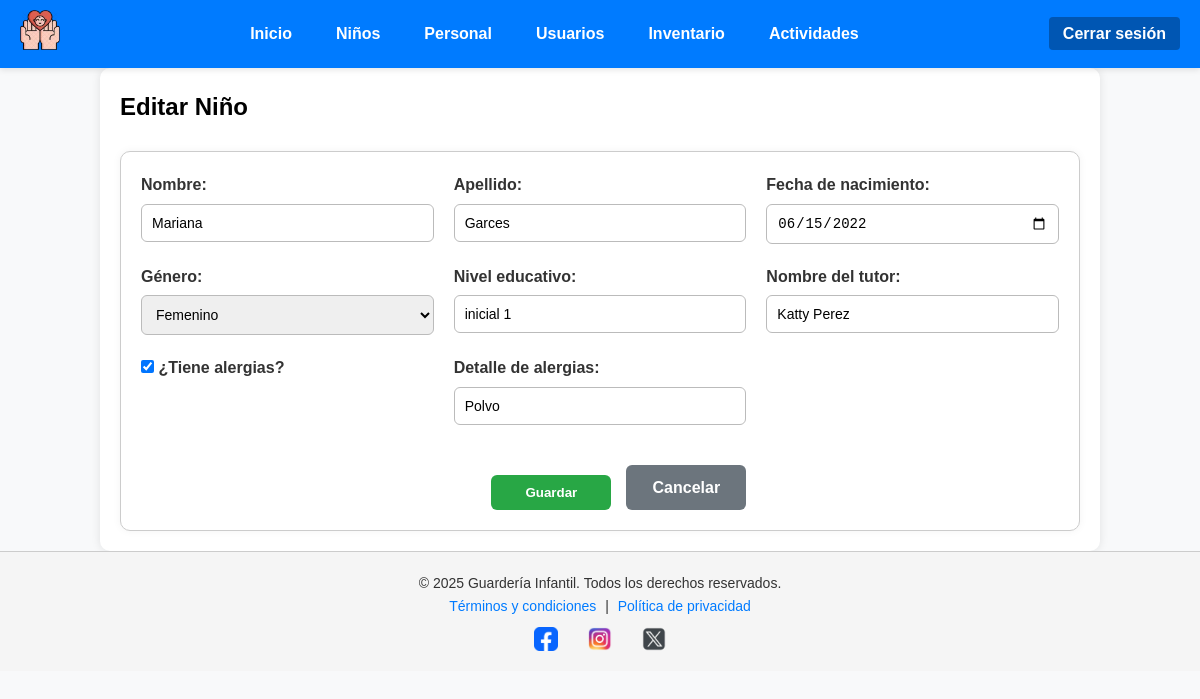
The app's page /MVC/index.php?c=Ninos&a=editar&id=2 (signed in) with its own data.
### tables this page shows
CREATE TABLE `ninos` (
  `id` int(11) NOT NULL,
  `nombre` varchar(100) NOT NULL,
  `apellido` varchar(100) NOT NULL,
  `fecha_nacimiento` date NOT NULL,
  `genero` enum('Masculino','Femenino') NOT NULL,
  `nivel` varchar(50) NOT NULL,
  `tutor` varchar(100) NOT NULL,
  `fecha_registro` timestamp NOT NULL DEFAULT current_timestamp(),
  `usuario_creacion` varchar(50) DEFAULT NULL,
  `fecha_actualizacion` timestamp NULL DEFAULT NULL,
  `usuario_actualizacion` varchar(50) DEFAULT NULL,
  `alergias` tinyint(1) DEFAULT 0,
  `detalle_alergias` varchar(255) DEFAULT NULL
);

### MVC/controller/NinosController.php (called while the page is built, shortened)
<?php
require_once "model/dao/NinoDAO.php";
class NinosController {
    public function editar() {
        $id = $_GET['id'] ?? null;
        $dato = NinoDAO::buscarPorId($id);
        require_once "view/nino/nino.edit.php";
    }
}

### MVC/index.php (called while the page is built, shortened)
<?php
$a = isset($_GET['a']) ? $_GET['a'] : 'index';
$controller = new $controllerClass();
$controller->$a();

### MVC/model/dao/NinoDAO.php (called while the page is built, shortened)
<?php
class NinoDAO {
    public static function buscarPorId($id) {
        $conexion = Conexion::conectar();
        $stmt = $conexion->prepare("SELECT * FROM ninos WHERE id = ?");
        $stmt->execute([$id]);
        return $stmt->fetch(PDO::FETCH_ASSOC);
    }
}

### MVC/view/nino/nino.edit.php (the view, shortened to what this page needs)
<?php require_once "view/templates/navbar.php"; ?>
<main class="container">
    <h2>Editar Niño</h2>
    <form action="index.php?c=Ninos&a=actualizar" method="POST" class="form-grid">
        <div class="form-group">
            <label for="nombre">Nombre:</label>
            <input type="text" name="nombre" id="nombre" value="<?= $dato['nombre'] ?>" required>
        </div>
        <div class="form-group">
            <label for="apellido">Apellido:</label>
            <input type="text" name="apellido" id="apellido" value="<?= $dato['apellido'] ?>" required>
        </div>
        <div class="form-group">
            <label for="fecha_nacimiento">Fecha de nacimiento:</label>
            <input type="date" name="fecha_nacimiento" id="fecha_nacimiento" value="<?= $dato['fecha_nacimiento'] ?>" required>
        </div>
        <div class="form-group">
            <label for="genero">Género:</label>
            <select name="genero" id="genero" required>
                <option value="Femenino" <?= $dato['genero'] === 'Femenino' ? 'selected' : '' ?>>Femenino</option>
            </select>
        </div>
        <div class="form-group">
            <label for="nivel">Nivel educativo:</label>
            <input type="text" name="nivel" id="nivel" value="<?= $dato['nivel'] ?>" required>
        </div>
        <div class="form-group">
            <label for="tutor">Nombre del tutor:</label>
            <input type="text" name="tutor" id="tutor" value="<?= $dato['tutor'] ?>" required>
        </div>
        <div class="form-group">
            <label>
                <input type="checkbox" name="alergias" id="check-alergias" value="1" <?= $dato['alergias'] ? 'checked' : '' ?>>
                ¿Tiene alergias?
            </label>
        </div>
        <div class="form-group">
            <label for="detalle_alergias">Detalle de alergias:</label>
            <input type="text" name="detalle_alergias" id="detalle_alergias"
                placeholder="Ej. Polen, gluten..." value="<?= htmlspecialchars($dato['detalle_alergias']) ?>"
                <?= $dato['alergias'] ? '' : 'disabled' ?>>
        </div>
        <div class="form-acciones">
            <button type="submit" class="btn-agregar">Guardar</button>
            <a href="index.php?c=Ninos" class="btn-cancelar">Cancelar</a>
        </div>
    </form>
</main>
<?php require_once "view/templates/footer.php"; ?>

### MVC/assets/css/home.css (style rules this page uses)
html { scroll-behavior: smooth; }
* { margin: 0; padding: 0; box-sizing: border-box; }
body { width: 100%; min-height: 100vh; overflow-x: hidden; background-color: #f8f9fa; font-family: Arial, sans-serif; line-height: 1.6; }
.container { width: 100%; margin: auto; padding: 20px; max-width: 1000px; background: white; border-radius: 10px; box-shadow: 0 0 10px rgba(0,0,0,0.1); }
.btn-agregar { display: inline-block; margin-top: 10px; padding: 10px 15px; background-color: #28a745; color: white; text-decoration: none; border-radius: 4px; font-weight: bold; }
.form-grid { display: grid; grid-template-columns: repeat(auto-fit, minmax(280px, 1fr)); gap: 20px; margin-top: 25px; padding: 20px; background-color: #fff; border: 1px solid #ccc; border-radius: 10px; box-shadow: 0 0 8px rgba(0, 0, 0, 0.05); }
.form-group { display: flex; flex-direction: column; }
.form-group label { font-weight: bold; margin-bottom: 6px; color: #333; }
.form-group input, .form-group select { padding: 10px; border-radius: 6px; border: 1px solid #bbb; font-size: 14px; transition: border-color 0.3s ease; }
.form-acciones { grid-column: span 2; display: flex; justify-content: flex-end; gap: 15px; margin-top: 20px; }
.btn-agregar { padding: 10px 20px; background-color: #28a745; color: white; font-weight: bold; border: none; border-radius: 6px; cursor: pointer; }
.btn-agregar, .btn-cancelar { padding: 10px 20px; border: none; font-weight: bold; text-align: center; text-decoration: none; border-radius: 6px; min-width: 120px; }
.btn-agregar { background-color: #28a745; color: white; }
.btn-cancelar { background-color: #dc3545; color: white; display: inline-block; }
.btn-cancelar { padding: 10px 20px; background-color: #6c757d; color: white; font-weight: bold; text-decoration: none; border-radius: 6px; }

### records on screen
ninos: nombre "Mariana", apellido "Garces", fecha_nacimiento "06/15/2022", genero "Femenino", nivel "inicial 1", tutor "Katty Perez", alergias "☑", detalle_alergias "Polvo"
